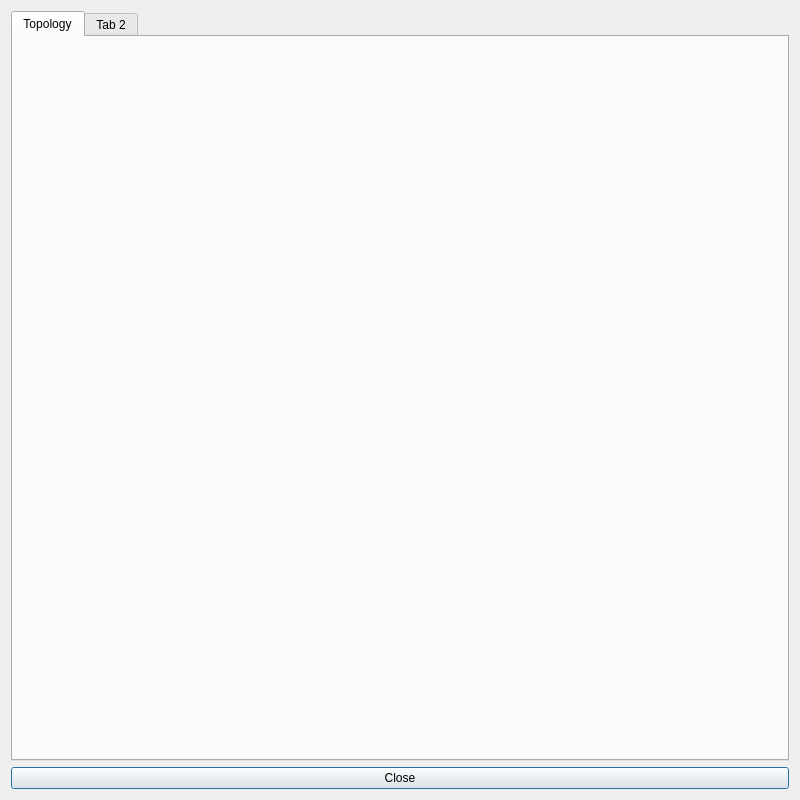
<?xml version="1.0" encoding="UTF-8"?>
<ui version="4.0">
 <class>DialogTopology</class>
 <widget class="QDialog" name="DialogTopology">
  <property name="geometry">
   <rect>
    <x>0</x>
    <y>0</y>
    <width>800</width>
    <height>800</height>
   </rect>
  </property>
  <property name="sizePolicy">
   <sizepolicy hsizetype="Fixed" vsizetype="Fixed">
    <horstretch>0</horstretch>
    <verstretch>0</verstretch>
   </sizepolicy>
  </property>
  <property name="minimumSize">
   <size>
    <width>800</width>
    <height>800</height>
   </size>
  </property>
  <property name="maximumSize">
   <size>
    <width>800</width>
    <height>800</height>
   </size>
  </property>
  <property name="windowTitle">
   <string>Dialog</string>
  </property>
  <layout class="QVBoxLayout" name="verticalLayout">
   <item>
    <widget class="QTabWidget" name="tabWidget">
     <widget class="QWidget" name="topologyTab">
      <attribute name="title">
       <string>Topology</string>
      </attribute>
      <layout class="QVBoxLayout" name="verticalLayout_2">
       <item>
        <widget class="QLabel" name="topology">
         <property name="text">
          <string/>
         </property>
         <property name="alignment">
          <set>Qt::AlignCenter</set>
         </property>
        </widget>
       </item>
      </layout>
     </widget>
     <widget class="QWidget" name="tab_2">
      <attribute name="title">
       <string>Tab 2</string>
      </attribute>
     </widget>
    </widget>
   </item>
   <item>
    <widget class="QPushButton" name="close">
     <property name="text">
      <string>Close</string>
     </property>
    </widget>
   </item>
  </layout>
 </widget>
 <resources/>
 <connections/>
</ui>
